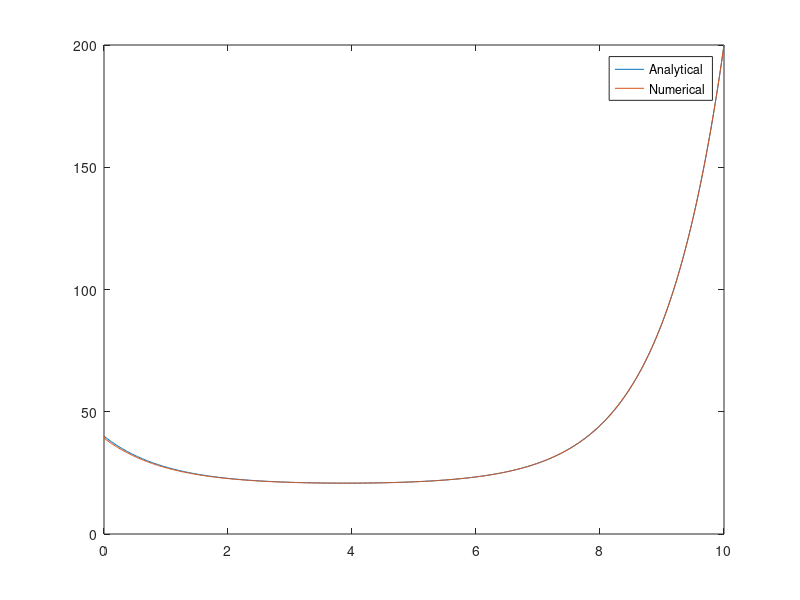

The MATLAB source for this figure: (Note: this script raises an error after producing the figure.)
clear all; close all;
n = 500; %nodes
dx = 10./(n-1); %timestep depending on no of nodes Delta X
X = 0:dx:10; %interval between T0...T5
%Derived analytical solution
Tanalytical = 0.00817*exp(X) + 19.991893*exp(-X) + 20;
Text = 20; %external temperature
K = zeros(n,n); %K depends on no of nodes

for i = 1:n
    for j = 1:n
        if i == j %diagonal
    K(i,j) =  2/dx + (2/3)*dx;
        elseif i == j+1 || i == j-1 % j+1, j-1 diagonal
    K(i,j) = -1/dx + dx/6;
        end
    end
end
%initialize b vector
%Linear system Kb = c
b = zeros(n,1);
for k = 2:n-1
    b(k) = Text*dx;
end
b(1) = Text*dx - 40*(-1/dx + dx/6); %dirchlet condition
b(end) = Text*dx -200*(-1/dx + dx/6); %with definition of T derived
c = zeros(n,1);
c = K\b; %c = inv(K)*b
Temp = zeros(1,n); %real temperature
for z = 2:n % z = 3....n
    Temp(z-1) = c(z); %Temp(2...n-1) = c(3:n)
end
Temp(1) = 40; %dirchlet conditions for boundary
Temp(end) = 200;

error = abs(Tanalytical - Temp); %error in numerical and analytical
avgError = sum(error)/length(error);
ufel = sqrt(dx^2*sum(error));
plot(X,Tanalytical, X, Temp); 
l = legend('Analytical','Numerical'); l.FontSize = 20;
axis([0 10 0 200]);
xlabel('Position of x [m]'); ylabel('Temperature [Celsius]')
figure()
plot(X,error, '*');
xlabel('Position of x [m]'); ylabel('Error in Temperature [Celsius]');